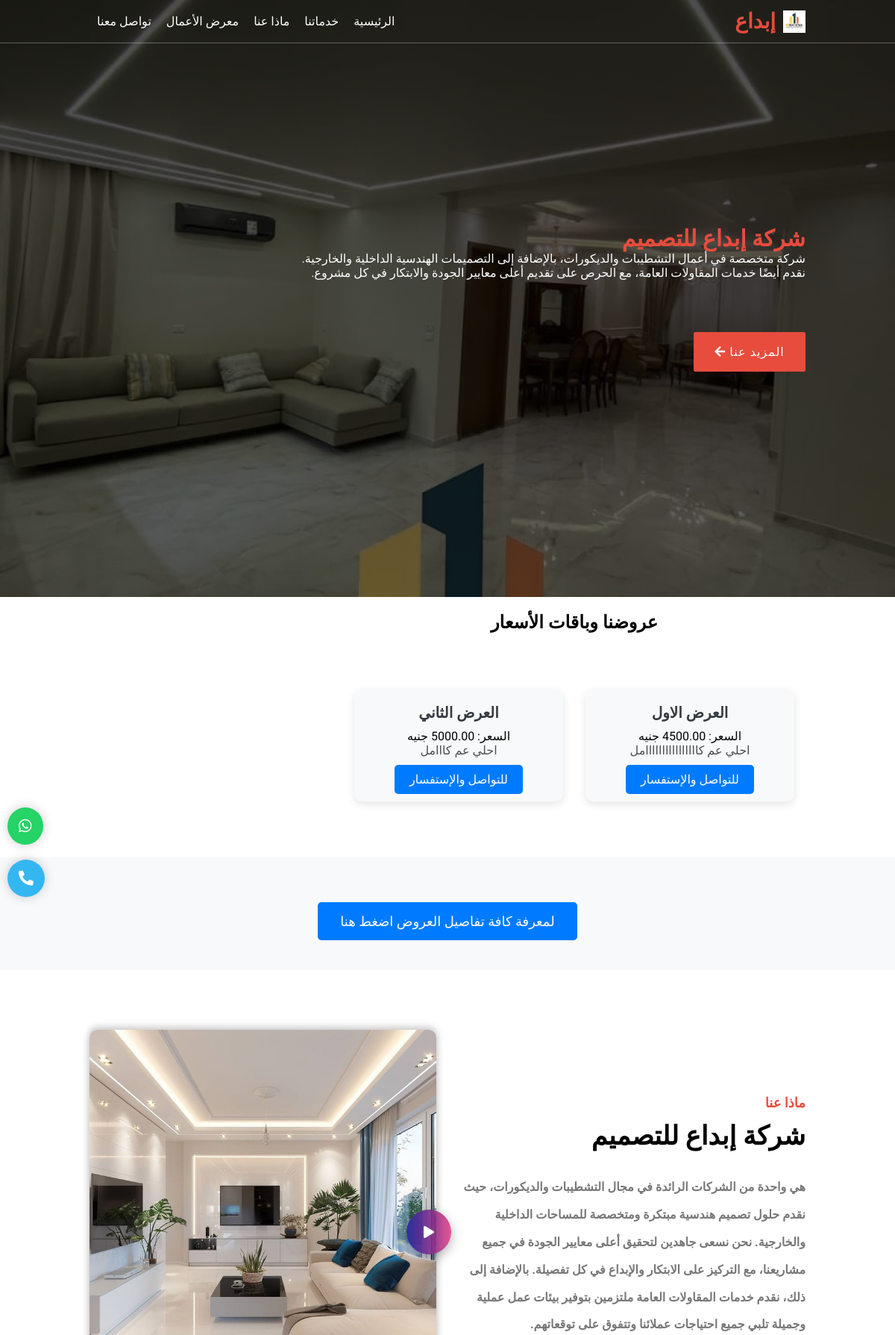
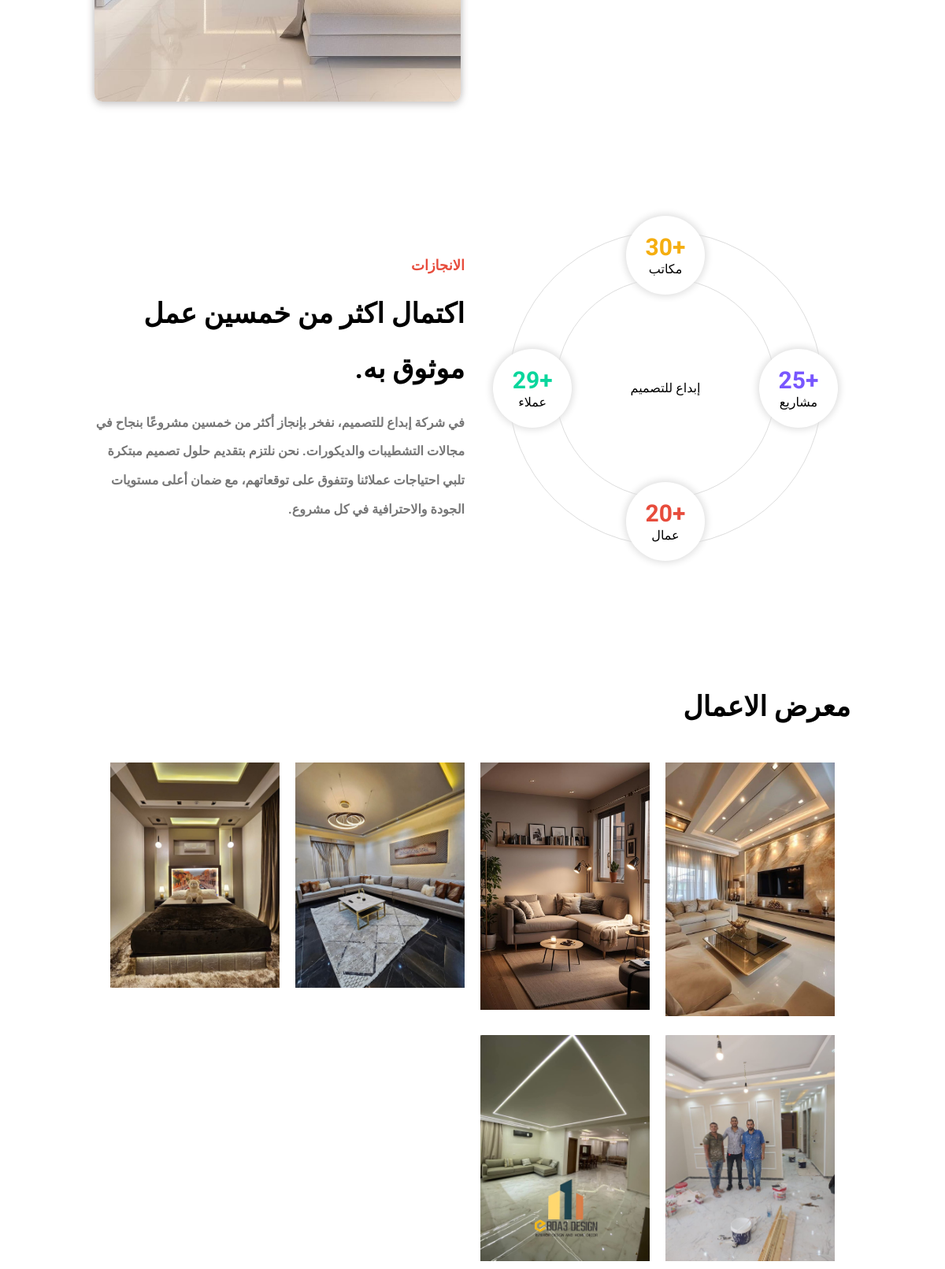
The page / (upper part) on the database its author committed (2 pictures, top to bottom).
### ebda3/models.py (models this page shows, shortened)
class Offer(models.Model):
    title = models.CharField(max_length=200)
    price = models.DecimalField(max_digits=10, decimal_places=2)
    content = models.TextField()
    url = models.URLField(default='https://wa.me/201067343755')
    offer_link = models.URLField(default='https://drive.google.com/file/d/1P_UBPWF6hiK5M_Jqd4D5LHFD6Tq_X8RG/view')

class About(models.Model):
    title = models.CharField(max_length=200 , default='ماذا عنا')
    intro_content = models.TextField(default='هي واحدة من الشركات الرائدة في مجال التشطيبات والديكورات، حيث نقدم حلول تصميم هندسية مبتكرة ومتخصصة للمساحات الداخلية والخارجية. نحن نسعى جاهدين لتحقيق أعلى معايير الجودة في جميع مشاريعنا، مع التركيز على الابتكار والإبداع في كل تفصيلة. بالإضافة إلى ذلك، نقدم خدمات المقاولات العامة ملتزمين بتوفير بيئات عمل عملية وجميلة تلبي جميع احتياجات عملائنا وتتفوق على توقعاتهم.')
    main_content = models.TextField(default='في شركة إبداع للتصميم، نفخر بإنجاز أكثر من خمسين مشروعًا بنجاح في مجالات التشطيبات والديكورات. نحن نلتزم بتقديم حلول تصميم مبتكرة تلبي احتياجات عملائنا وتتفوق على توقعاتهم، مع ضمان أعلى مستويات الجودة والاحترافية في كل مشروع.')
    img = models.ImageField(upload_to='about/', verbose_name="about", blank=True)
    project_count = models.CharField(max_length=200, default='خمسين')
    office = models.IntegerField(default=1)
    users = models.IntegerField(default=24)
    projects = models.IntegerField(default=13)
    workers = models.IntegerField(default=20)

class BusinessGallery(models.Model):
    title = models.CharField(max_length=200, blank=True)
    image = models.ImageField(upload_to='gallery/', verbose_name="gallery")
    created_at = models.DateTimeField(auto_now_add=True)  # حفظ وقت الإضافة تلقائيًا

### ebda3/views.py (the view)
# urls.py: path('', views.index, name='index'),
def index(request):
    section = request.path.strip('/')  # تحديد القسم بناءً على URL
    home = Home.objects.last()
    offers = Offer.objects.all()
    about = About.objects.last()
    contact_us = ContactUs.objects.last()
    gallery = BusinessGallery.objects.all().order_by('-created_at')[:50]
    context = {
        'home': home,
        'offers': offers,
        'about': about,
        'gallery': gallery,
        'contact_us': contact_us,
        'section': section,  # لإرسال القسم المطلوب للقالب
    }
    return render(request, 'index.html', context)

### ebda3/templates/index.html (shortened to what this page needs)
{% load static %}
<!DOCTYPE html>
<html lang="en">
<head>
    <link rel="stylesheet" href="{% static 'css/all.min.css' %}">
    <link rel="stylesheet" href="{% static 'css/style.css' %}">
    <link rel="stylesheet" href="{% static 'css/responsive.css' %}">
</head>
<body>
    <nav class="nav">
        <div class="container">
            <div class="row">
                <div class="logo" onclick="scrollToSection('home')">
                    <img src="{% static 'img/logo.jpg' %}" alt="لوجو الشركة">
                    <a href="javascript:void(0);">إبداع</a>
                </div>
                <ul class="links">
                    <li><a href="javascript:void(0);" onclick="scrollToSection('home')">الرئيسية</a></li>
                    <li><a href="javascript:void(0);" onclick="scrollToSection('offers')">خدماتنا</a></li>
                    <li><a href="javascript:void(0);" onclick="scrollToSection('about-us')">ماذا عنا</a></li>
                    <li><a href="javascript:void(0);" onclick="scrollToSection('gallery')">معرض الأعمال</a></li>
                    <li><a href="javascript:void(0);" onclick="scrollToSection('contact-us')">تواصل معنا</a></li>
                </ul>
            </div>
        </div>
    </nav>
    <section class="hero" id ="home">
        <div class="container">
            <div class="row">
                <div class="hero-content">
                    <h2>شركة إبداع للتصميم</h2>
                    <p>شركة متخصصة في أعمال التشطيبات والديكورات، بالإضافة إلى التصميمات الهندسية الداخلية والخارجية. <br> نقدم أيضًا خدمات المقاولات العامة، مع الحرص على تقديم أعلى معايير الجودة والابتكار في كل مشروع.</p>
                    <div class="hero-btn">
                        <a href="javascript:void(0);" onclick="scrollToSection('about-us')" class="btn btn-lg">
                            المزيد عنا <i class="fa fa-arrow-left"></i>
                        </a>
                                            </div>
                </div>
            </div>
        </div>
    </section>
    <section class="features" id="offers">
        <div class="container">
            <div class="features-items">
                <div class="offers-section">
                    <div class="offers-header">
                        <h1 class="big-head">عروضنا وباقات الأسعار</h1>
                    </div>
                <div class="offers-container">
                    <div class="offers-container">
                        {% for offer in offers %}
                        <div class="offer-card">
                            <div class="offer-header">
                                <h3>{{ offer.title }}</h3>
                                <p>السعر: {{ offer.price }} جنيه</p>
                            </div>
                            <div class="offer-body">
                                <p>{{ offer.content }}</p>
                            </div>
                            <div class="offer-footer">
                                <a href="{{ offer.url }}" class="btn-contact" target="_blank">للتواصل والإستفسار</a>
                            </div>
                        </div>
                    {% empty %}
                        <p>لا يوجد عروض متاحة</p>
                    {% endfor %}
                    </div>
        </div>
    </div>
    </section>
<section class="offers-details-section">
    <div class="container">
        <div class="offers-details-button">
            <a href="{{ offers.0.offer_link }}" class="btn-large" target="_blank" rel="noopener noreferrer">
                لمعرفة كافة تفاصيل العروض اضغط هنا
            </a>
        </div>
    </div>
</section>
    <section class="about" id="about-us">
        <div class="container">
            <div class="about-content">
                <div class="about-col">
                    <div class="info">
                        <h3 class="head">ماذا عنا</h3>
                        <h4 class="big-head">شركة إبداع للتصميم </h4>
                        <p>{{about.intro_content}}</p>
                    </div>
                </div>
                <div class="about-col">
                    <div class="about-image">
                        <img src="{% static 'img/about/service16.jpg' %}" alt="about image">
                        <div class="video-icon">
                            <i class="fas fa-play"></i>
                        </div>
                    </div>
                </div>
            </div>
        </div>
    </section>
    <section class="achivement">
        <div class="container">
            <div class="acivement-content">
                <div class="column">
                    <div class="line-up">
                        <div class="line-down">
                            <div class="numbers">
                                <div class="nums">
                                    <span class="num" data-goal="24">+{{about.office}}</span>
                                    <span>مكاتب</span>
                                </div>
                                <div class="nums">
                                    <span class="num" data-goal="120">+{{about.users}}</span>
                                    <span>عملاء</span>
                                </div>
                                <div class="nums">
                                    <span class="num" data-goal="18">+{{about.workers}}</span>
                                    <span>عمال</span>
                                </div>
                                <div class="nums">
                                    <span class="num" data-goal="230">+{{about.projects}}</span>
                                    <span>مشاريع</span>
                                </div>
                            </div>
                            <div class="text">إبداع للتصميم</div>
                        </div>
                    </div>
                </div>
                <div class="column">
                    <div class="info">
                        <h3 class="head">الانجازات</h3>
                        <h4 class="big-head">اكتمال اكثر من {{about.project_count}} عمل موثوق به.</h4>
                        <p>{{about.main_content}}
                        </p>
                    </div>
                </div>
            </div>
        </div>
    </section>
    <section class="gallery" id="gallery">
        <div class="container">
            <div class="gallery-header">
                <div class="info">
                    <h4 class="big-head">معرض الاعمال</h4>
            </div>
        </div>
        <div class="gallery-images">
                        {% for image in gallery %}
                <div class="image">
                    <img src="{{ image.image.url }}" alt="{{ image.title }}">
                </div>
                        {% empty %}
                            <p>لا توجد صور في المعرض.</p>
                        {% endfor %}
        </div>
    </section>
    <div class="color-switcher">
        <a href="{{contact_us.whatsapp_number}}" target="_blank" class="switcher-btn">
            <i class="fab fa-whatsapp"></i>
        </a>
        <a href="tel:{{contact_us.phone_number}}" class="switcher-btn phone-btn">
            <i class="fas fa-phone-alt"></i>
        </a>
    </div>
</body>
</html>

### ebda3/templates/index.html (style rules this page uses)
.nav { background-color: transparent; transition: background-color 0.3s, box-shadow 0.3s; }
.links a { color: #333; text-decoration: none; }

### rows shown on the page
Offer: title "العرض الاول", content "احلي عم كاااااااااااااااامل"
Offer: title "العرض الثاني", content "احلي عم كااامل"
About: intro_content "هي واحدة من الشركات الرائدة في مجال التشطيبات والديكورات، حيث نقدم حلول تصميم هندسية مبتكرة ومتخصصة للمساحات الداخلية والخارجية. نحن نسعى جاهدين لتحقيق أعلى معايير الجودة في جميع مشاريعنا، مع التركيز على الابتكار والإبداع في كل تفصيلة. بالإضافة إلى ذلك، نقدم خدمات المقاولات العامة ملتزمين بتوفير بيئات عمل عملية وجميلة تلبي جميع احتياجات عملائنا وتتفوق على توقعاتهم.", office "30", users "29", workers "20", projects "25", project_count "خمسين", main_content "في شركة إبداع للتصميم، نفخر بإنجاز أكثر من خمسين مشروعًا بنجاح في مجالات التشطيبات والديكورات. نحن نلتزم بتقديم حلول تصميم مبتكرة تلبي احتياجات عملائنا وتتفوق على توقعاتهم، مع ضمان أعلى مستويات الجودة والاحترافية في كل مشروع."
BusinessGallery: image (picture)
BusinessGallery: image (picture)
BusinessGallery: image (picture)
BusinessGallery: image (picture)
BusinessGallery: image (picture)
BusinessGallery: image (picture)
